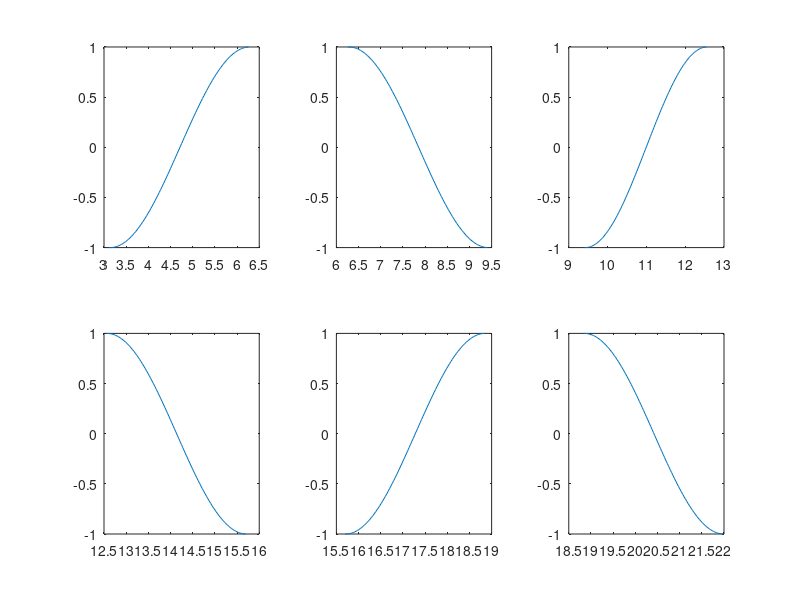

This chart was generated by the following MATLAB code:
x = linspace(0, 10*pi, 1000);
y = cos(x);
k = 10*pi/6;

for(i=1:1:6)
    subplot(2,3,i) % 2행3열의 i번째 plot
    plot(x(i*100:100*(i+1)),y(i*100:100*(i+1))) % 배열의 인덱스.. 1000개 중에
end
  